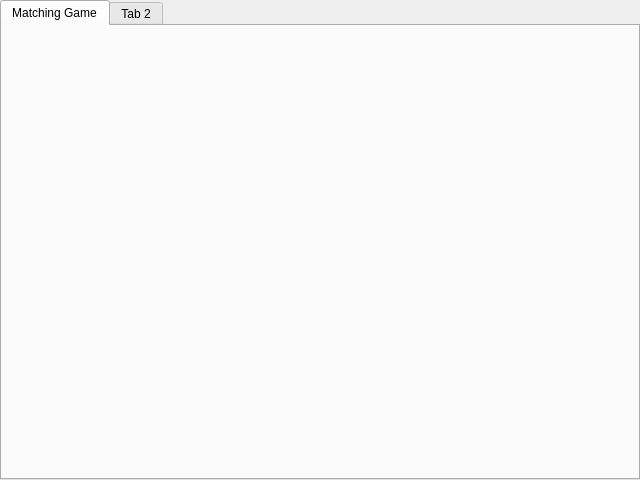
<?xml version="1.0" encoding="UTF-8"?>
<ui version="4.0">
 <class>GameWindow</class>
 <widget class="QTabWidget" name="GameWindow">
  <property name="geometry">
   <rect>
    <x>0</x>
    <y>0</y>
    <width>640</width>
    <height>480</height>
   </rect>
  </property>
  <property name="windowTitle">
   <string>TabWidget</string>
  </property>
  <widget class="QWidget" name="tab">
   <attribute name="title">
    <string>Matching Game</string>
   </attribute>
  </widget>
  <widget class="QWidget" name="tab">
   <attribute name="title">
    <string>Tab 2</string>
   </attribute>
  </widget>
 </widget>
 <resources/>
 <connections/>
</ui>
